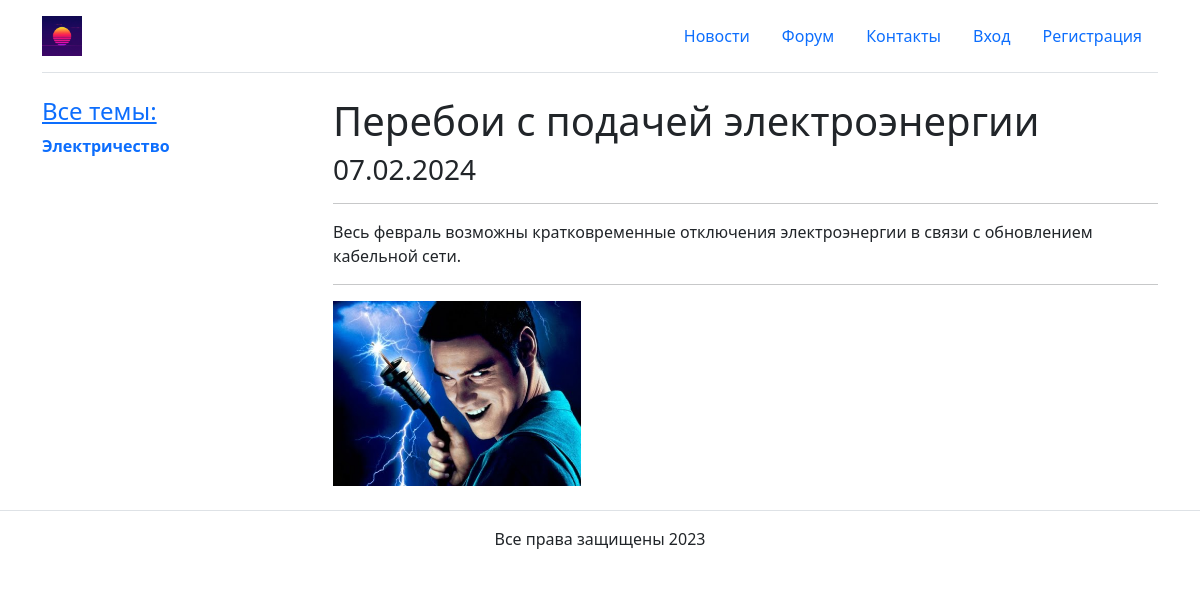
/show_news/1, run on the app's committed database.
### humans/models.py (models this page shows, shortened)
class Category(models.Model):
    name = models.CharField(max_length=50)
    def __str__(self):
        return self.name
    def get_absolute_url(self):
        return reverse('show_category', kwargs={'cat_pk': self.pk})
    class Meta:
        verbose_name = 'Категории новостей'
        verbose_name_plural = 'Категории новостей'

class News(models.Model):
    title = models.CharField(max_length=255, verbose_name='Заголовок')
    content = models.TextField(blank=True, verbose_name='Текст')
    image = models.ImageField(upload_to="images/%Y/%m/%d/", verbose_name='Изображение', blank=True)
    time_create = models.DateTimeField(auto_now_add=True, verbose_name='Время создания')
    time_update = models.DateTimeField(auto_now=True, verbose_name='Время корректировки')
    is_published = models.BooleanField(default=False, verbose_name='Публикация')
    category = models.ForeignKey('Category', on_delete=models.PROTECT, verbose_name='Категории')
    class Meta:
        verbose_name = 'Новости СНТ'
        verbose_name_plural = 'Новости СНТ'
        ordering = ['-time_create']

### humans/views.py (the view)
# urls.py: path('show_news/<int:news_pk>', ShowNews.as_view(), name='show_news'),
class ShowNews(MyContextMixin, DetailView):
    model = News
    context_object_name = 'post'
    template_name = 'humans/show_news.html'
    pk_url_kwarg = 'news_pk'
    def get_context_data(self, *, object_list=None, **kwargs):
        context = super().get_context_data(**kwargs)
        context['title'] = self.object.title
        return context
    def get_object(self, queryset=None):
        return get_object_or_404(News, id=self.kwargs['news_pk'], is_published=True)

### humans/utils/mixins.py (called while the page is built)
    def get_context_data(self, **kwargs):
        context = super().get_context_data(**kwargs) | kwargs
        context['menu'] = menu
        context['login_menu'] = self._get_login_menu()
        context['cats'] = Category.objects.filter(news__isnull=False, news__is_published=True).distinct()
        return context

    def _get_login_menu(self):
        return [
            {'desc': 'Выход', 'url_name': 'logout'}
        ] if self.request.user.is_authenticated else [
            {'desc': 'Вход', 'url_name': 'login'},
            {'desc': 'Регистрация', 'url_name': 'registration'}
        ]

### humans/templates/humans/show_news.html
{% extends 'humans/base.html' %}
{% load static %}
{% block content %}
<h1>{{post.title}}</h1>
<h3>{{post.time_create|date:"d.m.Y"}}</h3>
<hr>
<p>{{post.content}}</p>
<hr>
{% if post.image %}
<img src="{{post.image.url}}" alt="{{post.title}}" style="width: 30%; height: auto;">
{% endif %}
{% endblock %}

### humans/templates/humans/base.html (shortened to what this page needs)
{% load static %}
<!DOCTYPE html>
<html lang="ru">
<head>
    <link href="https://cdn.jsdelivr.net/npm/bootstrap@5.0.2/dist/css/bootstrap.min.css" rel="stylesheet"
>
    <link rel="stylesheet" href="{% static 'humans/css/style_f.css' %}">
</head>
<body>
<div class="container">
    <header class="d-flex flex-wrap justify-content-center py-3 mb-4 border-bottom">
        <a href="{% url 'home' %}"
           class="d-flex align-items-center mb-3 mb-md-0 me-md-auto text-dark text-decoration-none">
            <img src="{% static 'humans/images/logo.jpg' %}" alt="Logo" class="me-2" height="40">
        </a>
        <ul class="nav nav-pills">
            {% for item in menu %}
            <li class="nav-item">
                <a href="{% url item.url_name %}" class="nav-link">{{ item.desc }}</a>
            </li>
            {% endfor %}
            {% for item in login_menu %}
            <li class="nav-item">
                <a href="{% url item.url_name %}" class="nav-link">{{ item.desc }}</a>
            </li>
            {% endfor %}
        </ul>
    </header>
    <main>
        <div class="row g-5">
            <div class="col-md-3">
                <h4><a href="{% url 'home' %}">Все темы:</a></h4>
                <ul class="list-unstyled">
                    {% for cat in cats %}
                    <li class="mb-2">
                        {% if current_cat == cat.pk %}
                        <p><i>{{ cat }}</i></p>
                        {% else %}
                        <a href="{{ cat.get_absolute_url }}" class="text-decoration-none"><b>{{ cat }}</b></a>
                        {% endif %}
                    </li>
                    {% endfor %}
                </ul>
            </div>
            <div class="col-md-9">
                {% block content %}
                {% endblock %}
            </div>
        </div>
    </main>
</div>
<footer class="py-3 mt-4 border-top">
    <div class="container">
        <p class="mb-0 text-center">Все права защищены 2023</p>
    </div>
</footer>
</body>
</html>

### humans/static/humans/css/style_f.css (style rules this page uses)
* { margin: 0; padding: 0; box-sizing: border-box; }
html, body { height: 100%; margin: 0; }

### data on the page
Category: name "Электричество"
News: title "Перебои с подачей электроэнергии", time_create "07.02.2024", content "Весь февраль возможны кратковременные отключения электроэнергии в связи с обновлением кабельной сети.", image (placeholder picture)

### other printed values
{{ item.desc }} "Новости" "Форум" "Контакты"
{{ item.desc }} "Вход" "Регистрация"
